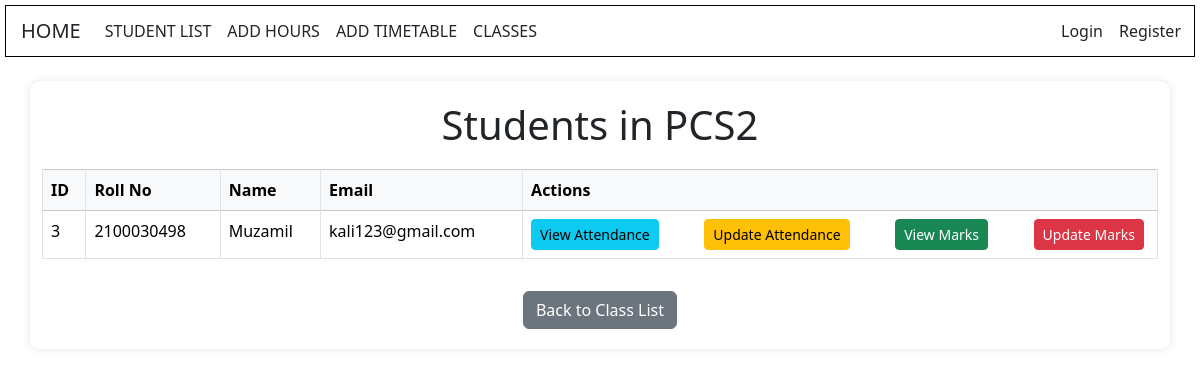
/students/students/class/2/, run on an earlier commit of the app's database.
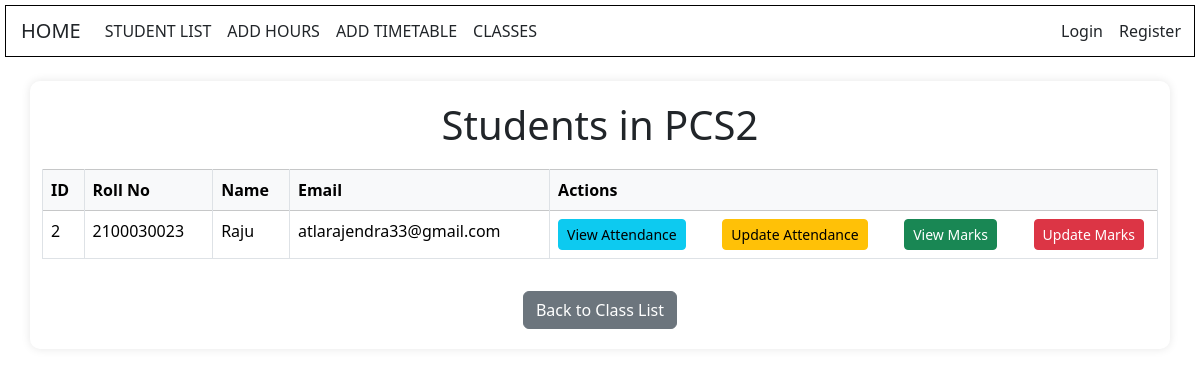
And on a later commit of the database.
### students/models.py (models this page shows, shortened)
class Student(models.Model):
    name = models.CharField(max_length=100)
    roll_number = models.CharField(max_length=10, unique=True)
    student_class = models.ForeignKey(Class, on_delete=models.CASCADE)
    email = models.EmailField()
    phone = models.CharField(max_length=10)

### students/views.py (the view)
# urls.py: path('students/class/<int:class_id>/', views.class_student_list, name='class_student_list'),
def class_student_list(request, class_id):
    student_class = get_object_or_404(Class, id=class_id)
    students = Student.objects.filter(student_class=student_class)
    return render(request, 'students/class_student_list.html', {
        'student_class': student_class,
        'students': students
    })

### students/templates/students/class_student_list.html (shortened to what this page needs)
<!DOCTYPE html>
<html lang="en">
<head>
    <link href="https://cdn.jsdelivr.net/npm/bootstrap@5.3.2/dist/css/bootstrap.min.css" rel="stylesheet">
</head>
<body>
    {% include 'students/navbar.html' %}
    <div class="container mt-4">
        <h1>Students in {{ student_class.name }}</h1>
        <table class="table table-bordered table-hover">
            <thead class="table-light">
                <tr>
                    <th>ID</th>
                    <th>Roll No</th>
                    <th>Name</th>
                    <th>Email</th>
                    <th>Actions</th>
                </tr>
            </thead>
            <tbody>
                {% for student in students %}
                <tr>
                    <td>{{ student.id }}</td>
                    <td>{{ student.roll_number }}</td>
                    <td>{{ student.name }}</td>
                    <td>{{ student.email }}</td>
                    <td>
                        <div class="d-flex justify-content-between">
                            <a href="{% url 'attendance_view' student.id %}" class="btn btn-sm btn-info btn-action btn-custom">View Attendance</a>
                            <a href="{% url 'attendance_update' student.id %}" class="btn btn-sm btn-warning btn-action btn-custom">Update Attendance</a>
                            <a href="{% url 'marks_view' student.id %}" class="btn btn-sm btn-success btn-action btn-custom">View Marks</a>
                            <a href="{% url 'marks_update' student.id %}" class="btn btn-sm btn-danger btn-action btn-custom">Update Marks</a>
                        </div>
                    </td>
                </tr>
                {% empty %}
                <tr>
                    <td colspan="5" class="text-center">No students found in this class.</td>
                </tr>
                {% endfor %}
            </tbody>
        </table>
        <div class="text-center">
            <a href="{% url 'class_list' %}" class="btn btn-secondary btn-block btn-custom mt-3">Back to Class List</a>
        </div>
    </div>
</body>
</html>

What changed in the data, as far as the page shows it:
removed Student: id "3", roll_number "2100030498", name "Muzamil", email "kali123@gmail.com"
now on this page (row edited): Student: id "2", roll_number "2100030023", name "Raju", email "atlarajendra33@gmail.com"
